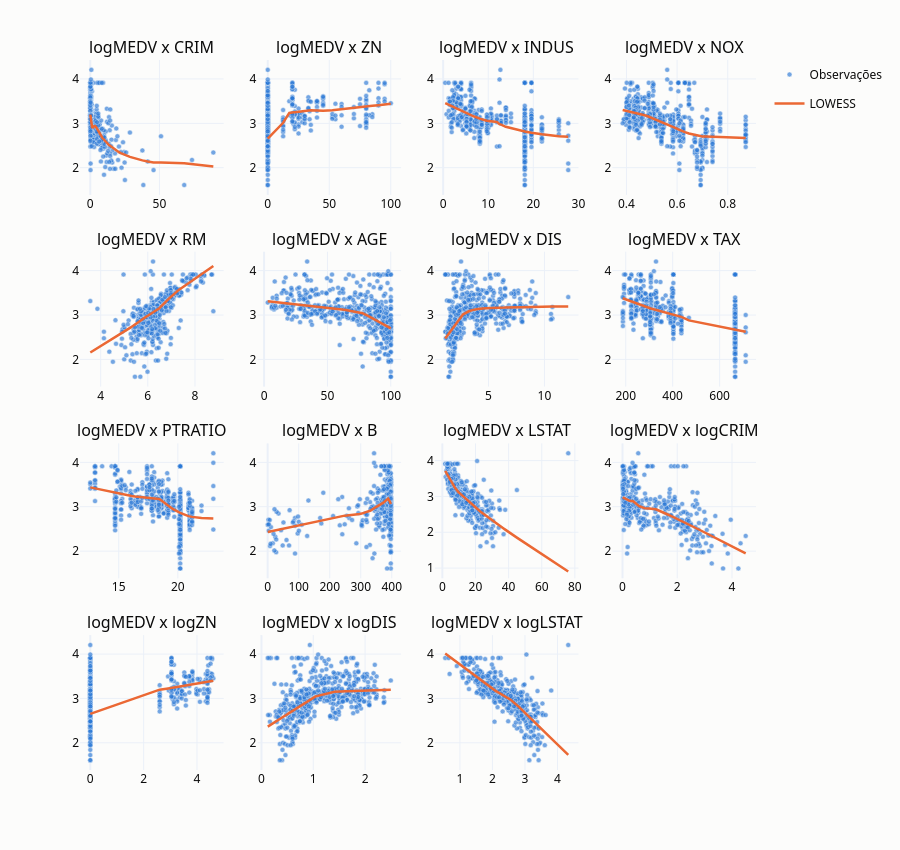

Notebook source saved alongside this figure:
### Code cell
gerar_subplot_regplot(
    variaveis=variaveis_regplot,
    y='logMEDV',
    size=(15, 10),
    name='logMEDV_vs_variaveis'
)

### Figure 1 — Plotly figure (JSON) as saved in the notebook; plotly's stock layout.template omitted (floating-point values rounded to 4 significant figures; data arrays with more than 128 entries replaced by an {"elided": "..."} marker saying what was removed)
{"data": [{"hovertemplate": "%{hovertext}<extra></extra>", "hovertext": {"elided": "511 str values"}, "legendgroup": "Observações", "marker": {"color": "#2a78d6", "line": {"color": "#fcfcfb", "width": 0.5}, "opacity": 0.65, "size": 5}, "mode": "markers", "name": "Observações", "showlegend": true, "type": "scatter", "x": {"elided": "511 float values"}, "xaxis": "x", "y": {"elided": "511 float values"}, "yaxis": "y"}, {"hovertemplate": "LOWESS<br>x = %{x:.3f}<br>y = %{y:.3f}<extra></extra>", "legendgroup": "LOWESS", "line": {"color": "#eb6834", "width": 2.5}, "mode": "lines", "name": "LOWESS", "showlegend": true, "type": "scatter", "x": {"elided": "511 float values"}, "xaxis": "x", "y": {"elided": "511 float values"}, "yaxis": "y"}, {"hovertemplate": "%{hovertext}<extra></extra>", "hovertext": {"elided": "511 str values"}, "legendgroup": "Observações", "marker": {"color": "#2a78d6", "line": {"color": "#fcfcfb", "width": 0.5}, "opacity": 0.65, "size": 5}, "mode": "markers", "name": "Observações", "showlegend": false, "type": "scatter", "x": {"elided": "511 float values"}, "xaxis": "x2", "y": {"elided": "511 float values"}, "yaxis": "y2"}, {"hovertemplate": "LOWESS<br>x = %{x:.3f}<br>y = %{y:.3f}<extra></extra>", "legendgroup": "LOWESS", "line": {"color": "#eb6834", "width": 2.5}, "mode": "lines", "name": "LOWESS", "showlegend": false, "type": "scatter", "x": {"elided": "511 float values"}, "xaxis": "x2", "y": {"elided": "511 float values"}, "yaxis": "y2"}, {"hovertemplate": "%{hovertext}<extra></extra>", "hovertext": {"elided": "511 str values"}, "legendgroup": "Observações", "marker": {"color": "#2a78d6", "line": {"color": "#fcfcfb", "width": 0.5}, "opacity": 0.65, "size": 5}, "mode": "markers", "name": "Observações", "showlegend": false, "type": "scatter", "x": {"elided": "511 float values"}, "xaxis": "x3", "y": {"elided": "511 float values"}, "yaxis": "y3"}, {"hovertemplate": "LOWESS<br>x = %{x:.3f}<br>y = %{y:.3f}<extra></extra>", "legendgroup": "LOWESS", "line": {"color": "#eb6834", "width": 2.5}, "mode": "lines", "name": "LOWESS", "showlegend": false, "type": "scatter", "x": {"elided": "511 float values"}, "xaxis": "x3", "y": {"elided": "511 float values"}, "yaxis": "y3"}, {"hovertemplate": "%{hovertext}<extra></extra>", "hovertext": {"elided": "511 str values"}, "legendgroup": "Observações", "marker": {"color": "#2a78d6", "line": {"color": "#fcfcfb", "width": 0.5}, "opacity": 0.65, "size": 5}, "mode": "markers", "name": "Observações", "showlegend": false, "type": "scatter", "x": {"elided": "511 float values"}, "xaxis": "x4", "y": {"elided": "511 float values"}, "yaxis": "y4"}, {"hovertemplate": "LOWESS<br>x = %{x:.3f}<br>y = %{y:.3f}<extra></extra>", "legendgroup": "LOWESS", "line": {"color": "#eb6834", "width": 2.5}, "mode": "lines", "name": "LOWESS", "showlegend": false, "type": "scatter", "x": {"elided": "511 float values"}, "xaxis": "x4", "y": {"elided": "511 float values"}, "yaxis": "y4"}, {"hovertemplate": "%{hovertext}<extra></extra>", "hovertext": {"elided": "506 str values"}, "legendgroup": "Observações", "marker": {"color": "#2a78d6", "line": {"color": "#fcfcfb", "width": 0.5}, "opacity": 0.65, "size": 5}, "mode": "markers", "name": "Observações", "showlegend": false, "type": "scatter", "x": {"elided": "506 float values"}, "xaxis": "x5", "y": {"elided": "506 float values"}, "yaxis": "y5"}, {"hovertemplate": "LOWESS<br>x = %{x:.3f}<br>y = %{y:.3f}<extra></extra>", "legendgroup": "LOWESS", "line": {"color": "#eb6834", "width": 2.5}, "mode": "lines", "name": "LOWESS", "showlegend": false, "type": "scatter", "x": {"elided": "506 float values"}, "xaxis": "x5", "y": {"elided": "506 float values"}, "yaxis": "y5"}, {"hovertemplate": "%{hovertext}<extra></extra>", "hovertext": {"elided": "511 str values"}, "legendgroup": "Observações", "marker": {"color": "#2a78d6", "line": {"color": "#fcfcfb", "width": 0.5}, "opacity": 0.65, "size": 5}, "mode": "markers", "name": "Observações", "showlegend": false, "type": "scatter", "x": {"elided": "511 float values"}, "xaxis": "x6", "y": {"elided": "511 float values"}, "yaxis": "y6"}, {"hovertemplate": "LOWESS<br>x = %{x:.3f}<br>y = %{y:.3f}<extra></extra>", "legendgroup": "LOWESS", "line": {"color": "#eb6834", "width": 2.5}, "mode": "lines", "name": "LOWESS", "showlegend": false, "type": "scatter", "x": {"elided": "511 float values"}, "xaxis": "x6", "y": {"elided": "511 float values"}, "yaxis": "y6"}, {"hovertemplate": "%{hovertext}<extra></extra>", "hovertext": {"elided": "511 str values"}, "legendgroup": "Observações", "marker": {"color": "#2a78d6", "line": {"color": "#fcfcfb", "width": 0.5}, "opacity": 0.65, "size": 5}, "mode": "markers", "name": "Observações", "showlegend": false, "type": "scatter", "x": {"elided": "511 float values"}, "xaxis": "x7", "y": {"elided": "511 float values"}, "yaxis": "y7"}, {"hovertemplate": "LOWESS<br>x = %{x:.3f}<br>y = %{y:.3f}<extra></extra>", "legendgroup": "LOWESS", "line": {"color": "#eb6834", "width": 2.5}, "mode": "lines", "name": "LOWESS", "showlegend": false, "type": "scatter", "x": {"elided": "511 float values"}, "xaxis": "x7", "y": {"elided": "511 float values"}, "yaxis": "y7"}, {"hovertemplate": "%{hovertext}<extra></extra>", "hovertext": {"elided": "511 str values"}, "legendgroup": "Observações", "marker": {"color": "#2a78d6", "line": {"color": "#fcfcfb", "width": 0.5}, "opacity": 0.65, "size": 5}, "mode": "markers", "name": "Observações", "showlegend": false, "type": "scatter", "x": {"elided": "511 int values"}, "xaxis": "x8", "y": {"elided": "511 float values"}, "yaxis": "y8"}, {"hovertemplate": "LOWESS<br>x = %{x:.3f}<br>y = %{y:.3f}<extra></extra>", "legendgroup": "LOWESS", "line": {"color": "#eb6834", "width": 2.5}, "mode": "lines", "name": "LOWESS", "showlegend": false, "type": "scatter", "x": {"elided": "511 float values"}, "xaxis": "x8", "y": {"elided": "511 float values"}, "yaxis": "y8"}, {"hovertemplate": "%{hovertext}<extra></extra>", "hovertext": {"elided": "511 str values"}, "legendgroup": "Observações", "marker": {"color": "#2a78d6", "line": {"color": "#fcfcfb", "width": 0.5}, "opacity": 0.65, "size": 5}, "mode": "markers", "name": "Observações", "showlegend": false, "type": "scatter", "x": {"elided": "511 float values"}, "xaxis": "x9", "y": {"elided": "511 float values"}, "yaxis": "y9"}, {"hovertemplate": "LOWESS<br>x = %{x:.3f}<br>y = %{y:.3f}<extra></extra>", "legendgroup": "LOWESS", "line": {"color": "#eb6834", "width": 2.5}, "mode": "lines", "name": "LOWESS", "showlegend": false, "type": "scatter", "x": {"elided": "511 float values"}, "xaxis": "x9", "y": {"elided": "511 float values"}, "yaxis": "y9"}, {"hovertemplate": "%{hovertext}<extra></extra>", "hovertext": {"elided": "511 str values"}, "legendgroup": "Observações", "marker": {"color": "#2a78d6", "line": {"color": "#fcfcfb", "width": 0.5}, "opacity": 0.65, "size": 5}, "mode": "markers", "name": "Observações", "showlegend": false, "type": "scatter", "x": {"elided": "511 float values"}, "xaxis": "x10", "y": {"elided": "511 float values"}, "yaxis": "y10"}, {"hovertemplate": "LOWESS<br>x = %{x:.3f}<br>y = %{y:.3f}<extra></extra>", "legendgroup": "LOWESS", "line": {"color": "#eb6834", "width": 2.5}, "mode": "lines", "name": "LOWESS", "showlegend": false, "type": "scatter", "x": {"elided": "511 float values"}, "xaxis": "x10", "y": {"elided": "511 float values"}, "yaxis": "y10"}, {"hovertemplate": "%{hovertext}<extra></extra>", "hovertext": {"elided": "511 str values"}, "legendgroup": "Observações", "marker": {"color": "#2a78d6", "line": {"color": "#fcfcfb", "width": 0.5}, "opacity": 0.65, "size": 5}, "mode": "markers", "name": "Observações", "showlegend": false, "type": "scatter", "x": {"elided": "511 float values"}, "xaxis": "x11", "y": {"elided": "511 float values"}, "yaxis": "y11"}, {"hovertemplate": "LOWESS<br>x = %{x:.3f}<br>y = %{y:.3f}<extra></extra>", "legendgroup": "LOWESS", "line": {"color": "#eb6834", "width": 2.5}, "mode": "lines", "name": "LOWESS", "showlegend": false, "type": "scatter", "x": {"elided": "511 float values"}, "xaxis": "x11", "y": {"elided": "511 float values"}, "yaxis": "y11"}, {"hovertemplate": "%{hovertext}<extra></extra>", "hovertext": {"elided": "511 str values"}, "legendgroup": "Observações", "marker": {"color": "#2a78d6", "line": {"color": "#fcfcfb", "width": 0.5}, "opacity": 0.65, "size": 5}, "mode": "markers", "name": "Observações", "showlegend": false, "type": "scatter", "x": {"elided": "511 float values"}, "xaxis": "x12", "y": {"elided": "511 float values"}, "yaxis": "y12"}, {"hovertemplate": "LOWESS<br>x = %{x:.3f}<br>y = %{y:.3f}<extra></extra>", "legendgroup": "LOWESS", "line": {"color": "#eb6834", "width": 2.5}, "mode": "lines", "name": "LOWESS", "showlegend": false, "type": "scatter", "x": {"elided": "511 float values"}, "xaxis": "x12", "y": {"elided": "511 float values"}, "yaxis": "y12"}, {"hovertemplate": "%{hovertext}<extra></extra>", "hovertext": {"elided": "511 str values"}, "legendgroup": "Observações", "marker": {"color": "#2a78d6", "line": {"color": "#fcfcfb", "width": 0.5}, "opacity": 0.65, "size": 5}, "mode": "markers", "name": "Observações", "showlegend": false, "type": "scatter", "x": {"elided": "511 float values"}, "xaxis": "x13", "y": {"elided": "511 float values"}, "yaxis": "y13"}, {"hovertemplate": "LOWESS<br>x = %{x:.3f}<br>y = %{y:.3f}<extra></extra>", "legendgroup": "LOWESS", "line": {"color": "#eb6834", "width": 2.5}, "mode": "lines", "name": "LOWESS", "showlegend": false, "type": "scatter", "x": {"elided": "511 float values"}, "xaxis": "x13", "y": {"elided": "511 float values"}, "yaxis": "y13"}, {"hovertemplate": "%{hovertext}<extra></extra>", "hovertext": {"elided": "511 str values"}, "legendgroup": "Observações", "marker": {"color": "#2a78d6", "line": {"color": "#fcfcfb", "width": 0.5}, "opacity": 0.65, "size": 5}, "mode": "markers", "name": "Observações", "showlegend": false, "type": "scatter", "x": {"elided": "511 float values"}, "xaxis": "x14", "y": {"elided": "511 float values"}, "yaxis": "y14"}, {"hovertemplate": "LOWESS<br>x = %{x:.3f}<br>y = %{y:.3f}<extra></extra>", "legendgroup": "LOWESS", "line": {"color": "#eb6834", "width": 2.5}, "mode": "lines", "name": "LOWESS", "showlegend": false, "type": "scatter", "x": {"elided": "511 float values"}, "xaxis": "x14", "y": {"elided": "511 float values"}, "yaxis": "y14"}, {"hovertemplate": "%{hovertext}<extra></extra>", "hovertext": {"elided": "511 str values"}, "legendgroup": "Observações", "marker": {"color": "#2a78d6", "line": {"color": "#fcfcfb", "width": 0.5}, "opacity": 0.65, "size": 5}, "mode": "markers", "name": "Observações", "showlegend": false, "type": "scatter", "x": {"elided": "511 float values"}, "xaxis": "x15", "y": {"elided": "511 float values"}, "yaxis": "y15"}, {"hovertemplate": "LOWESS<br>x = %{x:.3f}<br>y = %{y:.3f}<extra></extra>", "legendgroup": "LOWESS", "line": {"color": "#eb6834", "width": 2.5}, "mode": "lines", "name": "LOWESS", "showlegend": false, "type": "scatter", "x": {"elided": "511 float values"}, "xaxis": "x15", "y": {"elided": "511 float values"}, "yaxis": "y15"}], "layout": {"annotations": [{"font": {"size": 16}, "showarrow": false, "text": "logMEDV x CRIM", "x": 0.1062, "xanchor": "center", "xref": "paper", "y": 1.0, "yanchor": "bottom", "yref": "paper"}, {"font": {"size": 16}, "showarrow": false, "text": "logMEDV x ZN", "x": 0.3688, "xanchor": "center", "xref": "paper", "y": 1.0, "yanchor": "bottom", "yref": "paper"}, {"font": {"size": 16}, "showarrow": false, "text": "logMEDV x INDUS", "x": 0.6313, "xanchor": "center", "xref": "paper", "y": 1.0, "yanchor": "bottom", "yref": "paper"}, {"font": {"size": 16}, "showarrow": false, "text": "logMEDV x NOX", "x": 0.8938, "xanchor": "center", "xref": "paper", "y": 1.0, "yanchor": "bottom", "yref": "paper"}, {"font": {"size": 16}, "showarrow": false, "text": "logMEDV x RM", "x": 0.1062, "xanchor": "center", "xref": "paper", "y": 0.73, "yanchor": "bottom", "yref": "paper"}, {"font": {"size": 16}, "showarrow": false, "text": "logMEDV x AGE", "x": 0.3688, "xanchor": "center", "xref": "paper", "y": 0.73, "yanchor": "bottom", "yref": "paper"}, {"font": {"size": 16}, "showarrow": false, "text": "logMEDV x DIS", "x": 0.6313, "xanchor": "center", "xref": "paper", "y": 0.73, "yanchor": "bottom", "yref": "paper"}, {"font": {"size": 16}, "showarrow": false, "text": "logMEDV x TAX", "x": 0.8938, "xanchor": "center", "xref": "paper", "y": 0.73, "yanchor": "bottom", "yref": "paper"}, {"font": {"size": 16}, "showarrow": false, "text": "logMEDV x PTRATIO", "x": 0.1062, "xanchor": "center", "xref": "paper", "y": 0.46, "yanchor": "bottom", "yref": "paper"}, {"font": {"size": 16}, "showarrow": false, "text": "logMEDV x B", "x": 0.3688, "xanchor": "center", "xref": "paper", "y": 0.46, "yanchor": "bottom", "yref": "paper"}, {"font": {"size": 16}, "showarrow": false, "text": "logMEDV x LSTAT", "x": 0.6313, "xanchor": "center", "xref": "paper", "y": 0.46, "yanchor": "bottom", "yref": "paper"}, {"font": {"size": 16}, "showarrow": false, "text": "logMEDV x logCRIM", "x": 0.8938, "xanchor": "center", "xref": "paper", "y": 0.46, "yanchor": "bottom", "yref": "paper"}, {"font": {"size": 16}, "showarrow": false, "text": "logMEDV x logZN", "x": 0.1062, "xanchor": "center", "xref": "paper", "y": 0.19, "yanchor": "bottom", "yref": "paper"}, {"font": {"size": 16}, "showarrow": false, "text": "logMEDV x logDIS", "x": 0.3688, "xanchor": "center", "xref": "paper", "y": 0.19, "yanchor": "bottom", "yref": "paper"}, {"font": {"size": 16}, "showarrow": false, "text": "logMEDV x logLSTAT", "x": 0.6313, "xanchor": "center", "xref": "paper", "y": 0.19, "yanchor": "bottom", "yref": "paper"}], "height": 850, "margin": {"t": 60}, "title": {}, "xaxis": {"anchor": "y", "domain": [0.0, 0.2125]}, "xaxis10": {"anchor": "y10", "domain": [0.2625, 0.475]}, "xaxis11": {"anchor": "y11", "domain": [0.525, 0.7375]}, "xaxis12": {"anchor": "y12", "domain": [0.7875, 1.0]}, "xaxis13": {"anchor": "y13", "domain": [0.0, 0.2125]}, "xaxis14": {"anchor": "y14", "domain": [0.2625, 0.475]}, "xaxis15": {"anchor": "y15", "domain": [0.525, 0.7375]}, "xaxis16": {"anchor": "y16", "domain": [0.7875, 1.0]}, "xaxis2": {"anchor": "y2", "domain": [0.2625, 0.475]}, "xaxis3": {"anchor": "y3", "domain": [0.525, 0.7375]}, "xaxis4": {"anchor": "y4", "domain": [0.7875, 1.0]}, "xaxis5": {"anchor": "y5", "domain": [0.0, 0.2125]}, "xaxis6": {"anchor": "y6", "domain": [0.2625, 0.475]}, "xaxis7": {"anchor": "y7", "domain": [0.525, 0.7375]}, "xaxis8": {"anchor": "y8", "domain": [0.7875, 1.0]}, "xaxis9": {"anchor": "y9", "domain": [0.0, 0.2125]}, "yaxis": {"anchor": "x", "domain": [0.81, 1.0]}, "yaxis10": {"anchor": "x10", "domain": [0.27, 0.46]}, "yaxis11": {"anchor": "x11", "domain": [0.27, 0.46]}, "yaxis12": {"anchor": "x12", "domain": [0.27, 0.46]}, "yaxis13": {"anchor": "x13", "domain": [0.0, 0.19]}, "yaxis14": {"anchor": "x14", "domain": [0.0, 0.19]}, "yaxis15": {"anchor": "x15", "domain": [0.0, 0.19]}, "yaxis16": {"anchor": "x16", "domain": [0.0, 0.19]}, "yaxis2": {"anchor": "x2", "domain": [0.81, 1.0]}, "yaxis3": {"anchor": "x3", "domain": [0.81, 1.0]}, "yaxis4": {"anchor": "x4", "domain": [0.81, 1.0]}, "yaxis5": {"anchor": "x5", "domain": [0.54, 0.73]}, "yaxis6": {"anchor": "x6", "domain": [0.54, 0.73]}, "yaxis7": {"anchor": "x7", "domain": [0.54, 0.73]}, "yaxis8": {"anchor": "x8", "domain": [0.54, 0.73]}, "yaxis9": {"anchor": "x9", "domain": [0.27, 0.46]}}}
